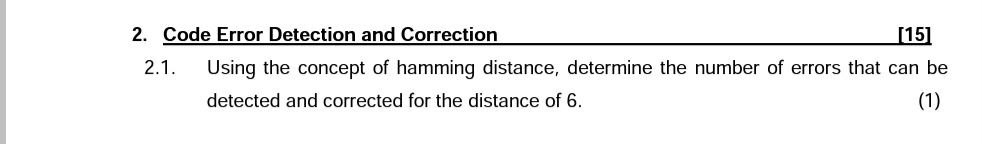
#> input picture 1000224967.jpg, 982 x 144 px
$ python -i ocr_utils.py   (imports and definitions only)
#> lines starting #> are read from the running program, lines starting #| are printed output that depends on the picture; after the words box and inside, x2 and y2 are one past the last pixel; in counts of white or black regions, pixels touching at a corner belong together
#> further down, picture is the input picture: PIL image 982x144 RGB; min 0, max 255, mean 239.8
import os
import re

import cv2
import numpy as np
import pytesseract
from PIL import Image

# Point pytesseract to the Tesseract program (only if it exists at this path)
_TESSERACT_PATH = r"C:\Program Files\Tesseract-OCR\tesseract.exe"
if os.path.exists(_TESSERACT_PATH):
    pytesseract.pytesseract.tesseract_cmd = _TESSERACT_PATH


def preprocess_image(image):
    """Convert a PIL image into a clean black-and-white image for OCR."""
    img = np.array(image.convert("RGB"))
    img = cv2.cvtColor(img, cv2.COLOR_RGB2BGR)

    # Enlarge small images so the digits are easier to read
    height, width = img.shape[:2]
#> height = 144; width = 982
    scale = 2.0 if width < 1200 else 1.5 if width < 2000 else 1.0
#> scale = 2
    if scale != 1.0:
        img = cv2.resize(img, None, fx=scale, fy=scale, interpolation=cv2.INTER_CUBIC)

    # Grayscale, smooth noise, then black/white threshold
    gray = cv2.cvtColor(img, cv2.COLOR_BGR2GRAY)
    gray = cv2.bilateralFilter(gray, 9, 75, 75)
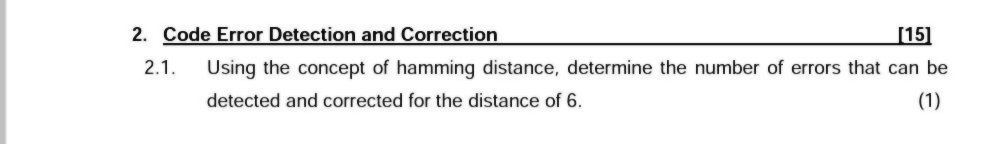
#> gray: shape (288, 1964) (shown at 1/2 size); min 11, max 255, mean 240.1
    gray = cv2.threshold(gray, 0, 255, cv2.THRESH_BINARY + cv2.THRESH_OTSU)[1]
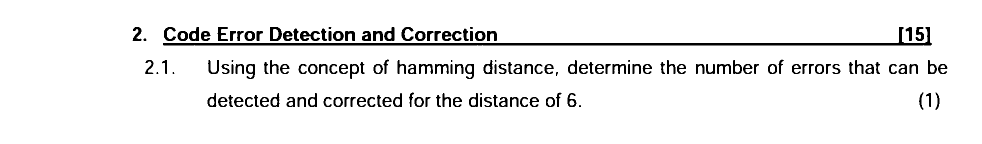
#> gray: shape (288, 1964) (shown at 1/2 size); 93.8% white; 155 black regions (9 under 20 px), largest, box (x1, y1, x2, y2) and area: (326, 54, 1864, 91) 8088, (600, 62, 640, 82) 462, (540, 54, 564, 82) 406

    return gray


def _fix_binary_lookalikes(text):
    """Inside bit strings, turn O/o into 0 and l/I into 1.
    Only touches tokens of 4+ characters that are mostly real 0/1 digits,
    so normal words (like 'loll' or 'Hello') are left alone."""

    def repl(match):
        token = match.group(0)
        real_digits = sum(c in "01" for c in token)
        if real_digits >= 2 and real_digits >= len(token) / 2:
            return (token.replace("O", "0").replace("o", "0")
                         .replace("l", "1").replace("I", "1"))
        return token

    return re.sub(r"(?<![A-Za-z0-9])[01OolI]{4,}(?![A-Za-z0-9])", repl, text)


def extract_text_from_image(image):
    processed = preprocess_image(image)
    text = pytesseract.image_to_string(processed, config="--psm 6")
    text = _fix_binary_lookalikes(text.strip())
    return text

>>> from PIL import Image
>>> picture = Image.open('1000224967.jpg')
>>> result = preprocess_image(picture)

$ run again, on 1000224968.jpg
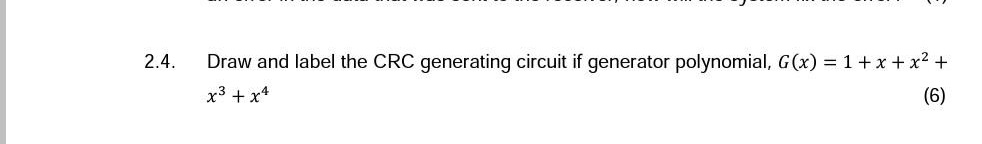
#> input picture 1000224968.jpg, 982 x 144 px
#> picture is the input picture: PIL image 982x144 RGB; min 0, max 255, mean 248.4
#> in preprocess_image, `gray = cv2.threshold(gray, 0, 255, cv2.THRESH_BINARY + cv2.THRESH_OTSU..`:
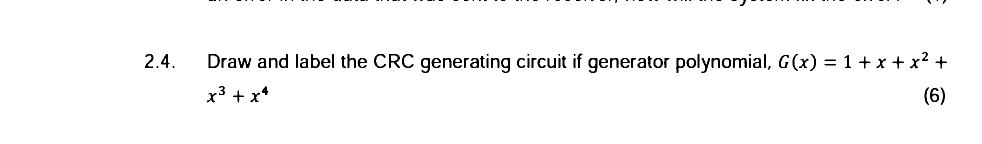
#> gray: shape (288, 1964) (shown at 1/2 size); 97.5% white; 179 black regions (95 under 20 px), largest, box (x1, y1, x2, y2) and area: (778, 108, 800, 136) 308, (1177, 116, 1195, 146) 298, (417, 108, 440, 136) 297

$ run again, on 1000224969.jpg
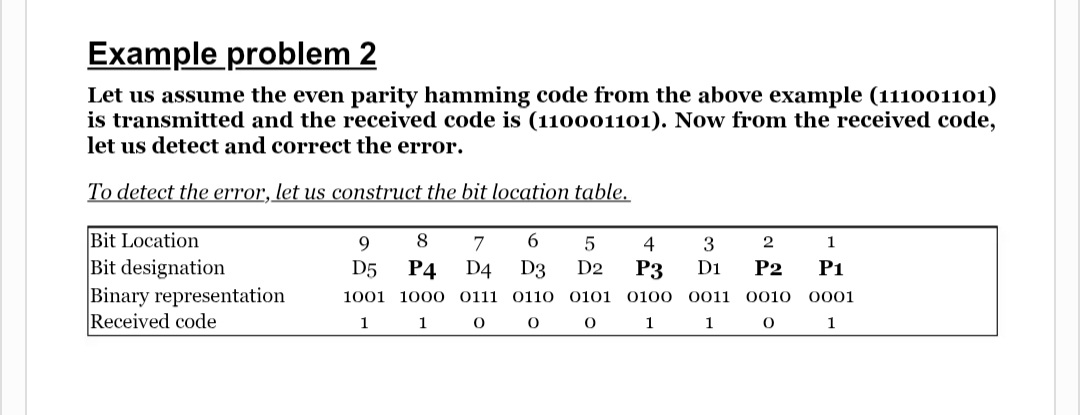
#> input picture 1000224969.jpg, 1080 x 415 px
#> picture is the input picture: PIL image 1080x415 RGB; min 0, max 255, mean 240.2
#> in preprocess_image, `gray = cv2.threshold(gray, 0, 255, cv2.THRESH_BINARY + cv2.THRESH_OTSU..`:
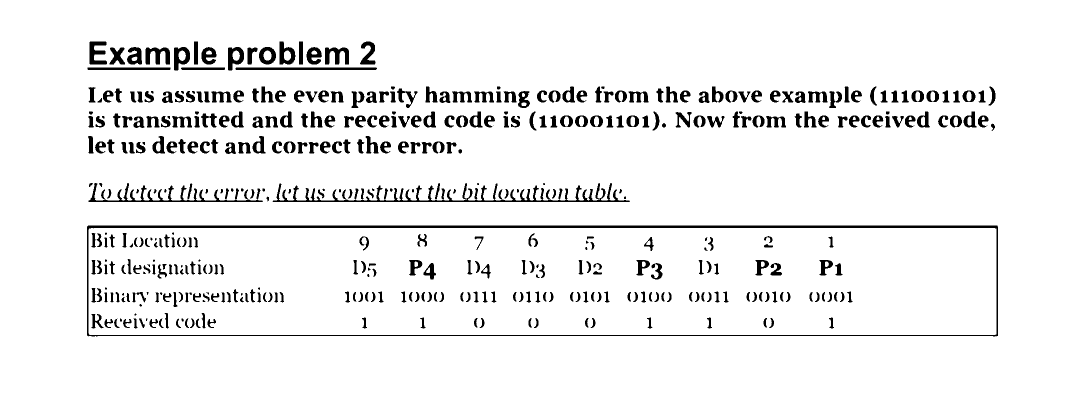
#> gray: shape (830, 2160) (shown at 1/2 size); 93.9% white; 468 black regions (30 under 20 px), largest, box (x1, y1, x2, y2) and area: (174, 451, 1996, 673) 14066, (545, 366, 1260, 404) 6273, (177, 366, 526, 404) 2632
